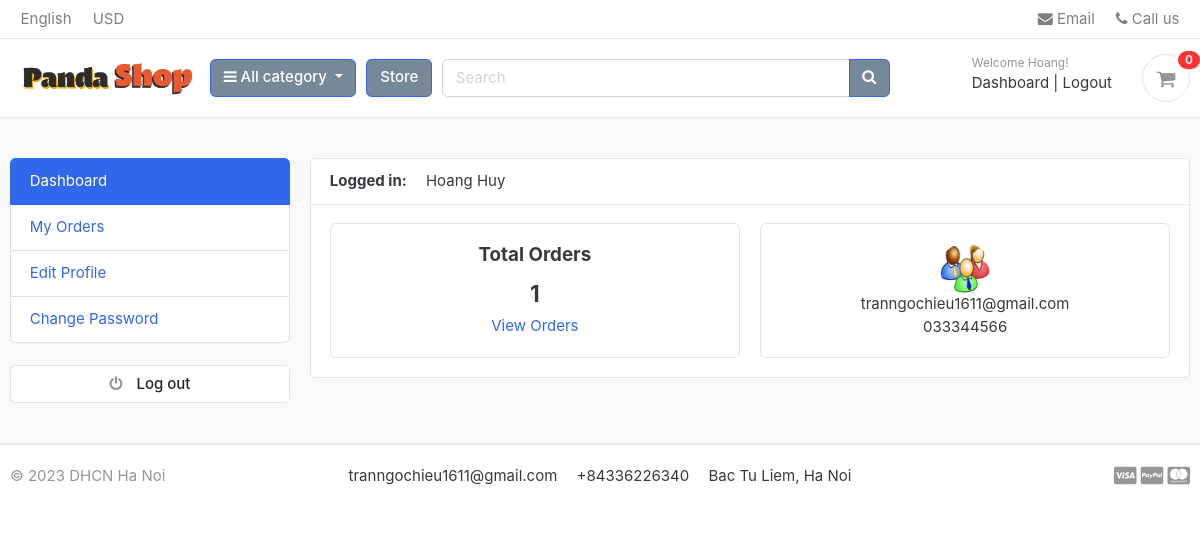
/accounts/ (signed in), run on the app's committed database.
### accounts/models.py (models this page shows, shortened)
class Account(AbstractBaseUser):
    first_name      = models.CharField(max_length=50)
    last_name       = models.CharField(max_length=50)
    username        = models.CharField(max_length=50, unique=True)
    email           = models.EmailField(max_length=100, unique=True)
    phone_number    = models.CharField(max_length=50)
    date_joined     = models.DateTimeField(auto_now_add=True)
    last_login      = models.DateTimeField(auto_now_add=True)
    is_admin        = models.BooleanField(default=False)
    is_staff        = models.BooleanField(default=False)
    is_active       = models.BooleanField(default=False)
    is_superadmin   = models.BooleanField(default=False)
    USERNAME_FIELD = 'email'
    REQUIRED_FIELDS = ['username', 'first_name', 'last_name']
    objects = MyAccountManager()
    def full_name(self):
        return f'{self.first_name} {self.last_name}'

class UserProfile(models.Model):
    user = models.OneToOneField(Account, on_delete=models.CASCADE)
    address_line_1 = models.CharField(blank=True, max_length=100)
    address_line_2 = models.CharField(blank=True, max_length=100)
    city = models.CharField(blank=True, max_length=50)
    state = models.CharField(blank=True, max_length=50)
    country = models.CharField(blank=True, max_length=50)
    profile_picture = models.ImageField(blank=True, upload_to='images/users/ ')

### accounts/views.py (the view)
# urls.py: path('', views.dashboard, name='dashboard'),
@login_required(login_url = 'login')
def dashboard(request):
    orders = Order.objects.order_by('-created_at').filter(user_id=request.user.id, is_ordered=True)
    orders_count = orders.count()
    userprofile = UserProfile.objects.get(user_id=request.user.id)
    context = {
        'orders_count': orders_count,
        'userprofile': userprofile,
    }
    return render(request, 'accounts/dashboard.html', context)

### carts/context_processors.py (called while the page is built)
def counter(request):
    cart_count = 0
    if 'admin' in request.path:
        return {}
    else:
        try:
            cart = Cart.objects.filter(cart_id=_cart_id(request))
            if request.user.is_authenticated:
                cart_items = CartItem.objects.all().filter(user=request.user)
            else:
                cart_items = CartItem.objects.all().filter(cart=cart[:1])
            for cart_item in cart_items:
                cart_count += cart_item.quantity
        except Cart.DoesNotExist:
            cart_count = 0
    return dict(cart_count=cart_count)

### carts/views.py (called while the page is built)
def _cart_id(request):
    cart = request.session.session_key
    if not cart:
        cart = request.session.create()
    return cart

### category/context_processors.py (called while the page is built)
def menu_links(request):
    links = Category.objects.all()
    return dict(links=links)

### category/models.py (called while the page is built)
    def get_url(self):
        return reverse('product_by_category', args=[self.slug])

### Template/accounts/dashboard.html (shortened to what this page needs)
{% extends 'base.html' %}
{% load static %}
{% block content %}
<section class="section-conten padding-y bg">
    <div class="container">
        <div class="row">
        {% include 'includes/dashboard_sidebar.html' %}
        <main class="col-md-9">
            <article class="card">
            <header class="card-header">
                <strong class="d-inline-block mr-3">Logged in:</strong>
                <span>{{ user.full_name }}</span>
            </header>
            <div class="card-body">
                <div class="row" style="text-align: center;">
                    <div class="col-md-6">
                        <div class="card">
                            <div class="card-body">
                                <h5 class="card-title">Total Orders</h5>
                                <h4>{{ orders_count }}</h4>
                                <a href="{% url 'my_orders' %}">View Orders</a>
                            </div>
                        </div>
                    </div>
                    <div class="col-md-6">
                        <div class="card">
                            <div class="card-body">
                                <img src="{{ userprofile.profile_picture.url }}" alt="User Profile Picture" height="50" width="50" style="border-radius: 50%;" />
                                <p class="mb-0">{{ user.email }}</p>
                                <p>{{ user.phone_number }}</p>
                            </div>
                        </div>
                    </div>
                </div>
            </div>
            </article>
        </main>
    </div>
    </div>
</section>
{% endblock %}

### Template/includes/navbar.html (shortened to what this page needs)
{% load static %}
<header class="section-header">
    <nav class="navbar p-md-0 navbar-expand-sm navbar-light border-bottom">
    <div class="container">
      <div class="collapse navbar-collapse" id="navbarTop4">
        <ul class="navbar-nav mr-auto">
            <li class="nav-item dropdown">
                 <a href="#" class="nav-link">   English </a>
            </li>
            <li class="nav-item dropdown">
                <a href="#" class="nav-link"> USD </a>
            </li>
        </ul>
        <ul class="navbar-nav">
            <li><a href="#" class="nav-link"> <i class="fa fa-envelope"></i> Email </a></li>
            <li><a href="#" class="nav-link"> <i class="fa fa-phone"></i> Call us </a></li>
        </ul>
      </div>
    </div>
    </nav>
    <section class="header-main border-bottom">
        <div class="container">
    <div class="row align-items-center">
        <div class="col-lg-2 col-md-3 col-6">
            <a href="{% url 'home' %}" class="brand-wrap">
                <img class="logo" src="{% static './images/Panda1.jpg' %}">
            </a>
        </div>
        <div class="col-lg col-sm col-md col-6 flex-grow-0">
            <div class="category-wrap dropdown d-inline-block float-right">
                <button type="button" class="btn btn-primary dropdown-toggle" data-toggle="dropdown" style="background-color: lightslategray;">
                    <i class="fa fa-bars"></i> All category
                </button>
            </div>
        </div>
        <a href="{% url 'store' %}" class="btn btn-outline-primary" style="background-color: lightslategray; color: white;">Store</a>
        <div class="col-lg  col-md-6 col-sm-12 col">
            <form action="{% url 'search' %}" class="search" method="GET">
                <div class="input-group w-100">
                    <input type="text" class="form-control" style="width:60%;" placeholder="Search", name="keyword">
                    <div class="input-group-append">
                      <button class="btn btn-primary" type="submit" style="background-color: lightslategray;">
                        <i class="fa fa-search"></i>
                      </button>
                    </div>
                </div>
            </form>
        </div>
        <div class="col-lg-3 col-sm-6 col-8 order-2 order-lg-3">
                    <div class="d-flex justify-content-end mb-3 mb-lg-0">
                        {% if user.id is None %}
                        <div class="widget-header">
                            <small class="title text-muted">Welcome guest!</small>
                            <div>
                                <a href="{% url 'login' %}">Sign in</a> <span class="dark-transp"> | </span>
                                <a href="{% url 'register' %}"> Register</a>
                            </div>
                        </div>
                        {% else %}
                        <div class="widget-header">
                            <small class="title text-muted">Welcome {{user.first_name}}!</small>
                            <div>
                                <a href="{% url 'dashboard' %}">Dashboard</a> <span class="dark-transp"> | </span>
                                <a href="{% url 'logout' %}">Logout</a>
                            </div>
                        </div>
                        {% endif %}
                        <a href="{% url 'cart' %}" class="widget-header pl-3 ml-3">
                            <div class="icon icon-sm rounded-circle border"><i class="fa fa-shopping-cart"></i></div>
                            <span class="badge badge-pill badge-danger notify">{{ cart_count }}</span>
                        </a>
                    </div>
                </div>
    </div>
        </div>
    </section>
</header>

### static/css/ui.css (style rules this page uses)
html { font-family: "Inter", sans-serif; font-size: 15px; }
.icon-xs, .icon-sm, .icon-md, .icon-lg { display: inline-block; text-align: center; flex-shrink: 0; flex-grow: 0; }
.icon-sm { width: 48px; height: 48px; line-height: 48px !important; font-size: 20px; }
.padding-y { padding-top: 40px; padding-bottom: 40px; }
article:after, .form-group:after { display: block; clear: both; content: ""; }
.bg { background-color: #f8f9fa; }
p:last-child { margin-bottom: 0; }
.header-main { position: relative; padding-top: 1rem; padding-bottom: 1rem; }
.brand-wrap .logo, .navbar-brand .logo { margin-right: 7px; max-height: 42px; display: inline-block; }
.widget-header { display: inline-block; vertical-align: middle; position: relative; }
.widget-header a { color: #343a40; }
.widget-header i { color: #969696; }
.widget-header .title { display: block; }
.widget-header .notify { position: absolute; top: -3px; right: -10px; }
.notify { position: absolute; top: -4px; right: -10px; display: inline-block; padding: 0.25em 0.6em; font-size: 12px; line-height: 1; text-align: center; border-radius: 3rem; color: #fff; background-color: #fa3434; }

### data on the page
Account: first_name "Hoang", full_name "Hoang Huy", email "tranngochieu1611@gmail.com", phone_number "033344566"
UserProfile: profile_picture (picture)

### other printed values
{{ cart_count }} "0"
{{ orders_count }} "1"
